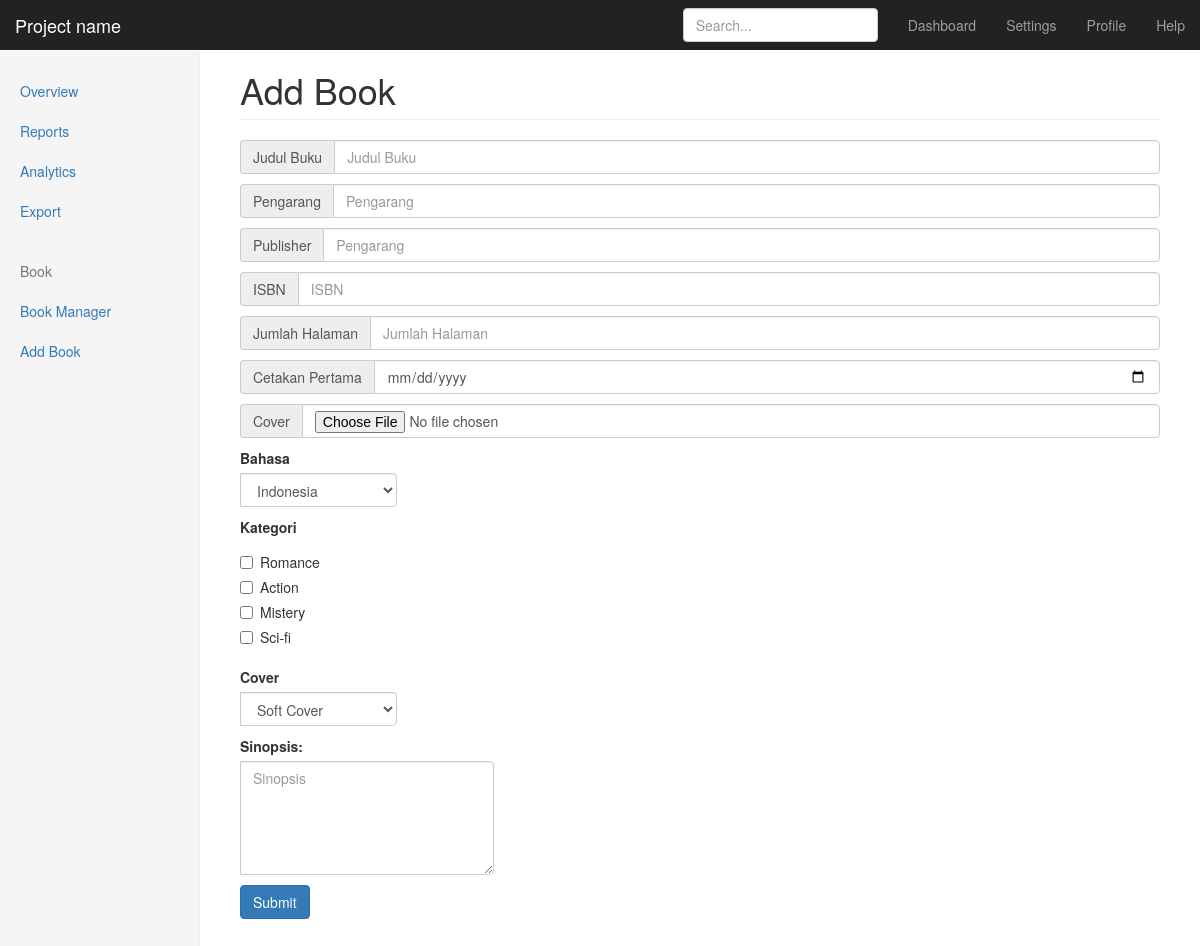
Before: /index.php/sayabatman/add_book with the older database file.
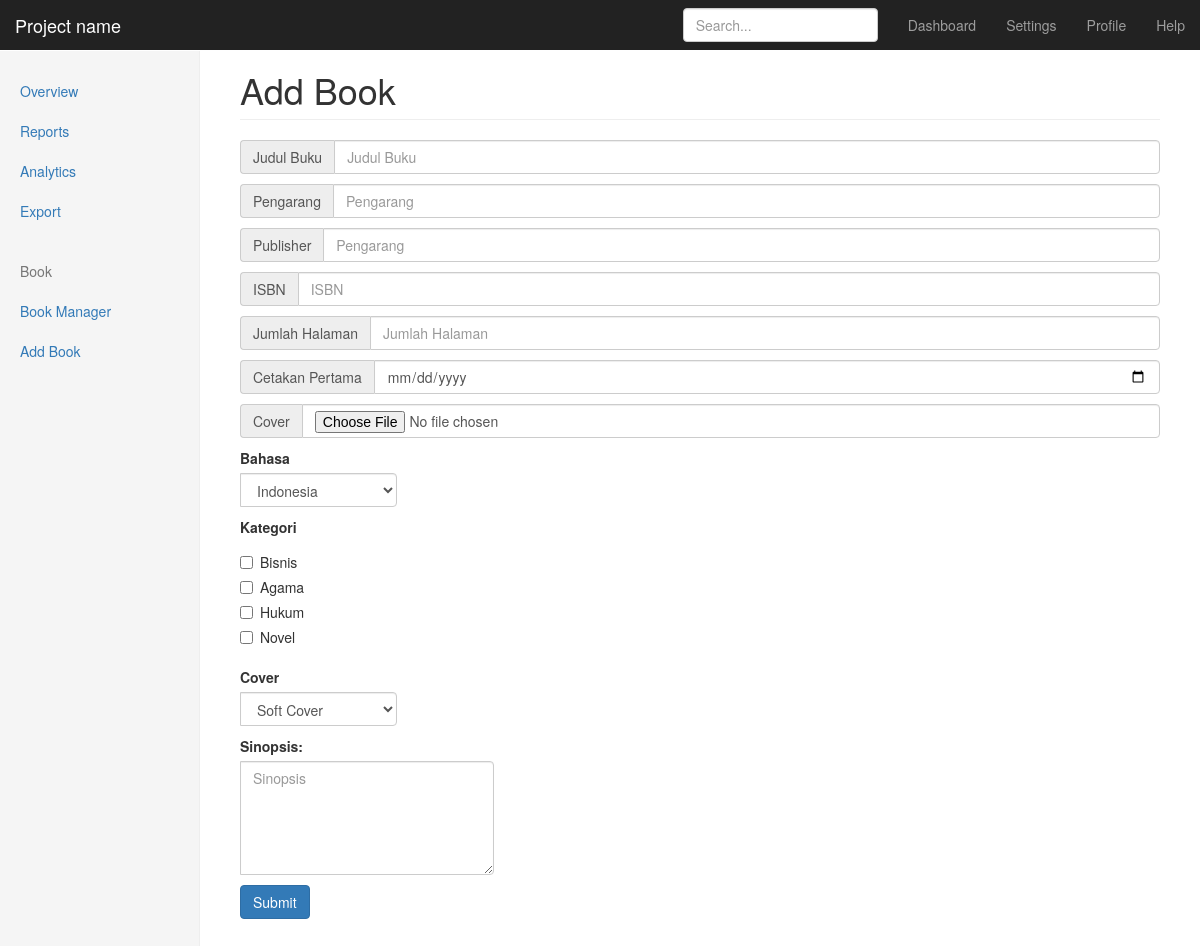
After: the same page with the newer database file.
### tables this page shows
CREATE TABLE `book_category` (
  `id_b_category` int(11) NOT NULL,
  `name_b_category` varchar(100) NOT NULL,
  `desc_b_category` text,
  `slug_category` varchar(100) DEFAULT NULL
);

### application/controllers/Sayabatman.php (called while the page is built, shortened)
<?php
class Sayabatman extends CI_Controller {
	public function __construct()
	{
		$this->load->library('session');
		$this->load->library('fixstring');
		$this->load->helper('url');
		$this->load->library('form_validation');
		$this->load->helper(array('form', 'url'));
		$this->load->model('M_sayabatman');
	}
	private function getCategories()
	{
		$data = $this->M_sayabatman->getCategories();
		return $data;
	}
	public function add_book()
	{
		$data['header']=$this->load->view('admin/header','',true);
		$data['navbar']=$this->load->view('admin/navbar','',true);
		$data['sidebar']=$this->load->view('admin/sidebar','',true);
		$data['footer']=$this->load->view('admin/footer','',true);
		$data['categories'] = $this->getCategories();
		$this->load->view('admin/add_book',$data);
	}
}
?>

### index.php (called while the page is built, shortened)
<?php
require_once BASEPATH.'core/CodeIgniter.php';

### application/models/M_sayabatman.php (called while the page is built, shortened)
<?php
  Class M_sayabatman extends CI_Model
  {
	public function getCategories()
	{
		 $change = $this->db->query
		("
			SELECT * from book_category
		");
		$result = $change->result();
		return $result;
	}
  }
 ?>

### application/views/admin/add_book.php (the view, shortened to what this page needs)
<!DOCTYPE html>
<html lang="en">
	<head>
		<?php echo $header ?>
		<link href="<?php echo base_url()?>assets/css/admin/dashboard.css" rel="stylesheet">
	</head>
	<body>
	<?php echo $navbar?>
    <div class="container-fluid">
		<div class="row">
		<?php echo $sidebar?>
			<div class="col-sm-9 col-sm-offset-3 col-md-10 col-md-offset-2 main">
				<h1 class="page-header">Add Book</h1>
				<?php echo form_open_multipart('sayabatman/do_add_book');?>
				<div class="input-group">
					<span class="input-group-addon" id="sizing-addon2">Judul Buku</span>
					<input type="text" name="judulbuku" class="form-control" placeholder="Judul Buku" aria-describedby="sizing-addon2">
				</div>
				<div class="input-group">
					<span class="input-group-addon" id="sizing-addon2">Pengarang</span>
					<input type="text" name="pengarang" class="form-control" placeholder="Pengarang" aria-describedby="sizing-addon2">
				</div>
				<div class="input-group">
					<span class="input-group-addon" id="sizing-addon2">Publisher</span>
					<input type="text" name="publisher" class="form-control" placeholder="Pengarang" aria-describedby="sizing-addon2">
				</div>
				<div class="input-group">
					<span class="input-group-addon" id="sizing-addon2">ISBN</span>
					<input type="text" name="isbn" class="form-control" placeholder="ISBN" aria-describedby="sizing-addon2">
				</div>
				<div class="input-group">
					<span class="input-group-addon" id="sizing-addon2">Jumlah Halaman</span>
					<input type="number" name="halaman" class="form-control" placeholder="Jumlah Halaman" aria-describedby="sizing-addon2">
				</div>
				<div class="input-group">
					<span class="input-group-addon" id="sizing-addon2">Cetakan Pertama</span>
					<input type="date" name="cetakan_pertama" class="form-control" placeholder="Jumlah Halaman" aria-describedby="sizing-addon2">
				</div>
				<div class="input-group">
					<span class="input-group-addon" id="sizing-addon2">Cover</span>
					<input type="file" name="picture" class="form-control" aria-describedby="sizing-addon2">
				</div>
				<div class="input-group">
					<div class="form-group">
					  <label for="sel1">Bahasa</label>
					  <select name="bahasa" class="form-control" id="sel1">
						<option value="indonesia">Indonesia</option>
					  </select>
					</div>
				</div>
				<div class="input-group">
					<label for="kategori">Kategori</label>
					<?php for($i=0;$i<count($categories);$i++){?>
					<div class="checkbox" id="kategori">
						<label><input name="category[]" type="checkbox" value="<?php echo $categories[$i]->id_b_category?>"><?php echo $categories[$i]->name_b_category?></label>
					</div>
					<?php } ?>
				</div>
				<div class="input-group">
					<div class="form-group">
					  <label for="sel2">Cover</label>
					  <select name="cover" class="form-control" id="sel2">
						<option value="soft">Soft Cover</option>
					  </select>
					</div>
				</div>
				<div class="input-group">
					<div class="form-group">
					  <label for="comment">Sinopsis:</label>
					  <textarea name="sinopsis" class="form-control" rows="5" id="comment" placeholder="Sinopsis"></textarea>
					</div>
				</div>
				<div class="input-group">
					<button type="submit" class="btn btn-default btn-primary">Submit</button>
				</div>
				</form>
			</div>
		</div>
    </div>
	</body>
</html>

Changed rows visible on the page:
removed book_category: name_b_category "Sci-fi"
changed book_category: name_b_category "Romance" → "Bisnis"
added book_category: name_b_category "Agama"
changed book_category: name_b_category "Action" → "Hukum"
changed book_category: name_b_category "Mistery" → "Novel"
